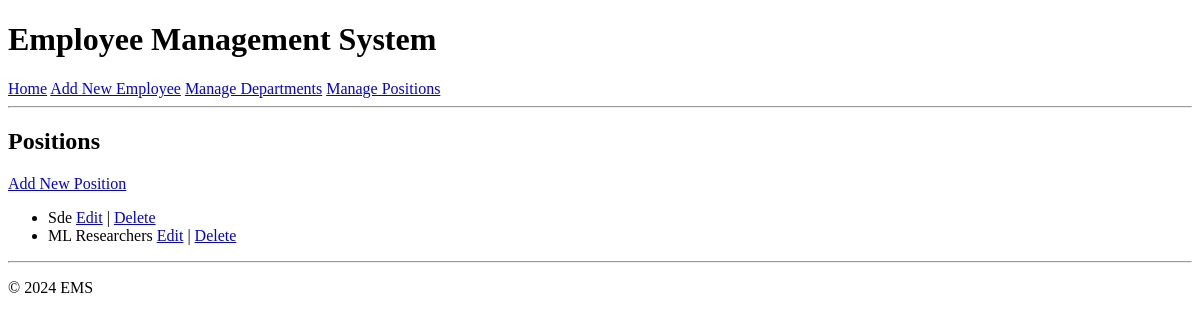
/positions/, run on an earlier commit of the app's database.
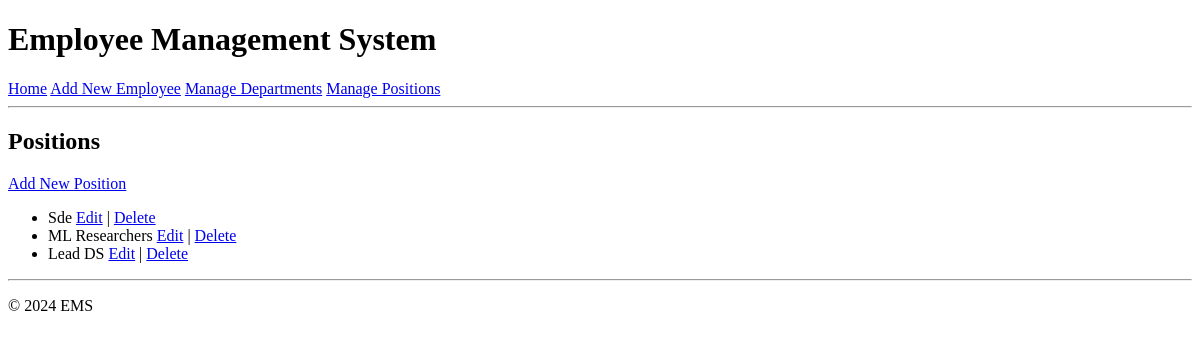
And on a later commit of the database.
### store/models.py (models this page shows, shortened)
class Position(models.Model):
    title = models.CharField(max_length=100)
    department = models.ForeignKey(Department, on_delete=models.CASCADE)

### store/views.py (the view)
# urls.py: path('positions/', views.position_list, name='position_list'),
def position_list(request):
    positions = Position.objects.all()
    return render(request, 'employees/position_list.html', {'positions': positions})

### templates/employees/position_list.html (shortened to what this page needs)
{% extends 'base.html' %}
{% block content %}
<h2>Positions</h2>
<a href="{% url 'position_create' %}">Add New Position</a>
<ul>
    {% for position in positions %}
    <li>
        {{ position.title }}
        <a href="{% url 'position_update' position.pk %}">Edit</a> |
        <a href="{% url 'position_delete' position.pk %}">Delete</a>
    </li>
    {% endfor %}
</ul>
{% endblock %}

What changed in the data, as far as the page shows it:
added Position: title "Lead DS"
